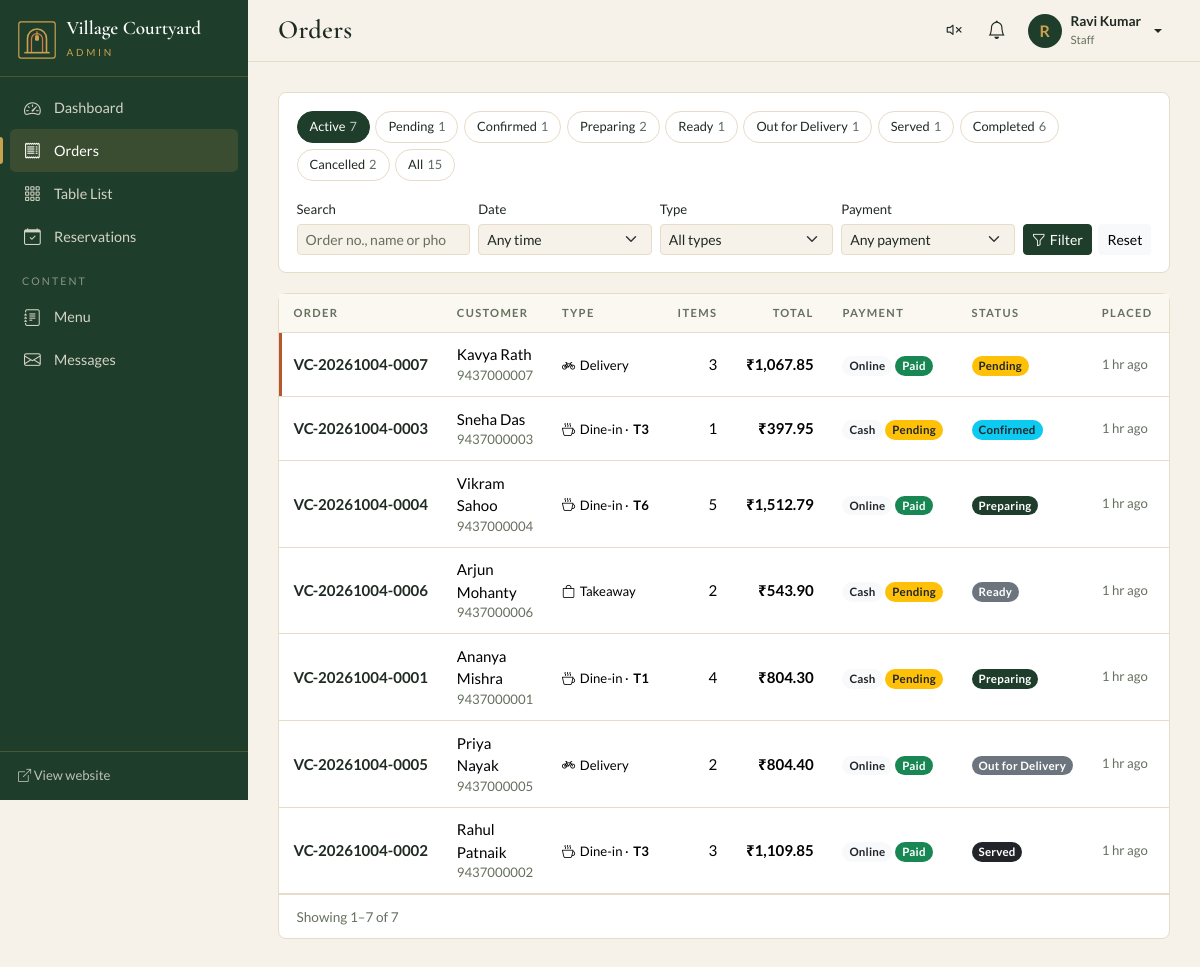
Page /backend/admin/orders.php (signed in) on the committed database.
### tables this page shows
CREATE TABLE users (
  id                    INT UNSIGNED AUTO_INCREMENT PRIMARY KEY,
  role_id               TINYINT UNSIGNED NOT NULL,
  name                  VARCHAR(100) NOT NULL,
  email                 VARCHAR(150) NOT NULL UNIQUE,
  phone                 VARCHAR(20)  NULL,
  password_hash         VARCHAR(255) NOT NULL,
  avatar                VARCHAR(255) NULL,
  is_active             TINYINT(1) NOT NULL DEFAULT 1,
  force_password_change TINYINT(1) NOT NULL DEFAULT 0,
  last_login_at         DATETIME NULL,
  last_login_ip         VARCHAR(45) NULL,
  created_at            TIMESTAMP DEFAULT CURRENT_TIMESTAMP,
  updated_at            TIMESTAMP DEFAULT CURRENT_TIMESTAMP ON UPDATE CURRENT_TIMESTAMP,
  CONSTRAINT fk_users_role FOREIGN KEY (role_id) REFERENCES roles(id),
  INDEX idx_users_role (role_id)
);

CREATE TABLE roles (
  id          TINYINT UNSIGNED AUTO_INCREMENT PRIMARY KEY,
  slug        VARCHAR(40)  NOT NULL UNIQUE,           
  name        VARCHAR(80)  NOT NULL,
  description VARCHAR(255) NULL,
  created_at  TIMESTAMP DEFAULT CURRENT_TIMESTAMP
);

CREATE TABLE orders (
  id               INT UNSIGNED AUTO_INCREMENT PRIMARY KEY,
  order_number     VARCHAR(20) NOT NULL UNIQUE,           
  customer_name    VARCHAR(100) NOT NULL,
  customer_phone   VARCHAR(20)  NOT NULL,
  customer_email   VARCHAR(150) NULL,
  order_type       ENUM('delivery','takeaway','dine_in') NOT NULL,
  table_id         SMALLINT UNSIGNED NULL,
  delivery_address TEXT NULL,
  notes            VARCHAR(500) NULL,
  subtotal         DECIMAL(10,2) NOT NULL,
  discount         DECIMAL(10,2) NOT NULL DEFAULT 0,
  coupon_id        SMALLINT UNSIGNED NULL,
  tax_percent      DECIMAL(5,2)  NOT NULL DEFAULT 0,
  tax_amount       DECIMAL(10,2) NOT NULL DEFAULT 0,
  delivery_charge  DECIMAL(10,2) NOT NULL DEFAULT 0,
  total            DECIMAL(10,2) NOT NULL,
  payment_method   ENUM('razorpay','cod') NOT NULL,
  payment_status   ENUM('pending','paid','failed','refunded') NOT NULL DEFAULT 'pending',
  status           ENUM('pending','confirmed','preparing','ready','out_for_delivery','served','completed','cancelled') NOT NULL DEFAULT 'pending',
  is_seen          TINYINT(1) NOT NULL DEFAULT 0,         
  ip_address       VARCHAR(45) NULL,
  created_at       TIMESTAMP DEFAULT CURRENT_TIMESTAMP,
  updated_at       TIMESTAMP DEFAULT CURRENT_TIMESTAMP ON UPDATE CURRENT_TIMESTAMP,
  CONSTRAINT fk_order_table  FOREIGN KEY (table_id)  REFERENCES restaurant_tables(id) ON DELETE SET NULL,
  CONSTRAINT fk_order_coupon FOREIGN KEY (coupon_id) REFERENCES coupons(id) ON DELETE SET NULL,
  INDEX idx_order_status (status),
  INDEX idx_order_created (created_at),
  INDEX idx_order_phone (customer_phone),
  INDEX idx_order_table_status (table_id, status),
  INDEX idx_order_seen (is_seen)
);

CREATE TABLE restaurant_tables (
  id           SMALLINT UNSIGNED AUTO_INCREMENT PRIMARY KEY,
  table_number VARCHAR(10) NOT NULL UNIQUE,
  capacity     TINYINT UNSIGNED NOT NULL DEFAULT 4,
  location     VARCHAR(50) NULL,                        
  status       ENUM('available','occupied','reserved') NOT NULL DEFAULT 'available',
  is_active    TINYINT(1) NOT NULL DEFAULT 1,
  created_at   TIMESTAMP DEFAULT CURRENT_TIMESTAMP
);

### backend/admin/orders.php (the view, shortened to what the rows shown need)
<?php
require __DIR__ . '/../includes/bootstrap.php';
require __DIR__ . '/includes/admin.php';
$user = require_permission('orders.view');
$canUpdate = can('orders.update');
$status  = (string) ($_GET['status'] ?? 'active');
$showUnpaid = is_super_admin() && !empty($_GET['unpaid']);
$where  = [$showUnpaid ? '1=1' : ORDER_VISIBLE_SQL];
$params = [];
if ($status === 'active') {
    $where[] = "o.status IN ('" . implode("','", ACTIVE_ORDER_STATUSES) . "')";
} elseif (isset(ORDER_STATUSES[$status])) {
    $where[] = 'o.status = ?'; $params[] = $status;
} else {
    $status = 'all';
}
$whereSql = implode(' AND ', $where);
$total    = (int) db_value("SELECT COUNT(*) FROM orders o WHERE $whereSql", $params);
$page     = max(1, min((int) ($_GET['page'] ?? 1), max(1, (int) ceil($total / PER_PAGE))));
$orders   = db_all(
    "SELECT o.*, t.table_number,
            (SELECT SUM(quantity) FROM order_items WHERE order_id = o.id) AS item_count
       FROM orders o LEFT JOIN restaurant_tables t ON t.id = o.table_id
      WHERE $whereSql
      ORDER BY (o.status = 'pending') DESC, o.created_at DESC
      LIMIT " . PER_PAGE . ' OFFSET ' . (($page - 1) * PER_PAGE),
    $params
);
function primary_next(array $o): ?array
{
    $map = [
        'pending'          => ['confirmed', 'Confirm'],
        'confirmed'        => ['preparing', 'Start preparing'],
        'preparing'        => ['ready', 'Mark ready'],
        'ready'            => match ($o['order_type']) {
            'delivery' => ['out_for_delivery', 'Send out'],
            'dine_in'  => ['served', 'Served'],
            default    => ['completed', 'Picked up'],
        },
        'out_for_delivery' => ['completed', 'Delivered'],
        'served'           => ['completed', 'Complete'],
    ];
    $next = $map[$o['status']] ?? null;
    return $next;
}
function orders_list_html(array $orders, int $total, int $page, bool $canUpdate): string
{
    if (!$orders): ?>
      <div class="empty-state"><i class="bi bi-inboxes"></i>No orders match these filters.</div>
    <?php else: ?>
      <div class="table-responsive">
        <table class="table table-hover align-middle">
          <thead><tr>
            <th>Order</th><th>Customer</th><th>Type</th><th class="text-end">Items</th><th class="text-end">Total</th>
            <th>Payment</th><th>Status</th><th>Placed</th><?php if ($canUpdate): ?><th class="text-end">Next step</th><?php endif; ?>
          </tr></thead>
          <tbody>
          <?php foreach ($orders as $o): $next = primary_next($o); ?>
            <tr class="<?= (int) $o['is_seen'] === 0 && $o['status'] !== 'cancelled' ? 'unseen' : '' ?>" data-id="<?= (int) $o['id'] ?>">
              <td><a class="order-no" href="order.php?id=<?= (int) $o['id'] ?>"><?= e($o['order_number']) ?></a></td>
              <td><?= e($o['customer_name']) ?><small class="d-block text-muted tabular"><?= e($o['customer_phone']) ?></small></td>
              <td><span class="type-chip"><i class="bi <?= order_type_icon($o['order_type']) ?>"></i><?= e(order_type_label($o['order_type'])) ?><?= $o['table_number'] ? ' · <b>' . e($o['table_number']) . '</b>' : '' ?></span></td>
              <td class="text-end tabular"><?= (int) $o['item_count'] ?></td>
              <td class="text-end tabular fw-bold"><?= money($o['total']) ?></td>
              <td class="text-nowrap"><?= status_badge($o['payment_method']) ?> <?= status_badge($o['payment_status'], ucfirst($o['payment_status'])) ?></td>
              <td><?= status_badge($o['status']) ?></td>
              <td class="small text-muted text-nowrap" title="<?= e(format_datetime($o['created_at'])) ?>"><?= e(time_ago($o['created_at'])) ?></td>
              <?php if ($canUpdate): ?>
              <td class="text-end">
              </td>
              <?php endif; ?>
            </tr>
          <?php endforeach; ?>
          </tbody>
        </table>
      </div>
    <?php endif; ?>
    <?php
    return (string) ob_get_clean();
}
admin_header('Orders', 'orders.php');
?>
<section class="panel" id="ordersList" data-page="<?= $page ?>">
  <?= orders_list_html($orders, $total, $page, $canUpdate) ?>
</section>
<?php admin_footer(['js/orders.js']);

### backend/admin/includes/admin.php (shortened to what the rows shown need)
<?php
function admin_asset(string $path): string
{
    $file = __DIR__ . '/../assets/' . ltrim($path, '/');
    $ver  = is_file($file) ? filemtime($file) : 1;
    return admin_url('assets/' . ltrim($path, '/')) . '?v=' . $ver;
}
function status_badge(string $status, ?string $label = null): string
{
    $label ??= match ($status) {
        'cod'      => 'Cash',
        'razorpay' => 'Online',
        'dine_in'  => 'Dine-in',
        default    => order_status_label($status),
    };
    return '<span class="badge status-badge ' . e(status_badge_class($status)) . '">' . e($label) . '</span>';
}
function order_type_label(string $type): string
{
    return ['delivery' => 'Delivery', 'takeaway' => 'Takeaway', 'dine_in' => 'Dine-in'][$type] ?? $type;
}
function order_type_icon(string $type): string
{
    return ['delivery' => 'bi-bicycle', 'takeaway' => 'bi-bag', 'dine_in' => 'bi-cup-hot'][$type] ?? 'bi-receipt';
}
function latest_visible_order_id(): int
{
    return (int) db_value('SELECT COALESCE(MAX(o.id), 0) FROM orders o WHERE ' . ORDER_VISIBLE_SQL);
}
function admin_header(string $title, string $activeUrl = '', array $options = []): void
{
    $user     = current_user();
    $siteName = (string) setting('site_name', APP_NAME);
    $menu     = $user ? admin_menu() : [];
    $bare     = !empty($options['bare']);
    $canPoll  = $user && !$bare && !(int) $user['force_password_change'] && can('orders.view');
    ?>
<!doctype html>
<html lang="en">
<head>
  <link rel="stylesheet" href="<?= e(admin_asset('vendor/bootstrap/bootstrap.min.css')) ?>">
  <link rel="stylesheet" href="<?= e(admin_asset('vendor/bootstrap-icons/bootstrap-icons.min.css')) ?>">
  <link rel="stylesheet" href="<?= e(admin_asset('css/admin.css')) ?>">
</head>
<body class="<?= $bare ? 'admin-bare' : 'admin' ?>"
      data-base="<?= e(admin_url('')) ?>"
      <?php if ($canPoll): ?>data-poll="1" data-last-order="<?= latest_visible_order_id() ?>"<?php endif; ?>>
<?php if ($bare): ?>
<main class="bare-main">
<?php else: ?>
<div class="admin-shell">
  <aside class="sidebar offcanvas-lg offcanvas-start" tabindex="-1" id="sidebar" aria-label="Admin navigation">
    <div class="sidebar-brand">
      <a href="<?= e(admin_url('index.php')) ?>" class="brand-link">
        <?= admin_logo_svg() ?>
        <span><b><?= e($siteName) ?></b><small>Admin</small></span>
      </a>
    </div>
    <nav class="sidebar-nav">
      <?php foreach ($menu as $item): ?>
        <?php if (isset($item['heading'])): ?>
          <div class="nav-heading"><?= e($item['heading']) ?></div>
        <?php else:
            $exists = is_file(__DIR__ . '/../' . $item['url']);
            $active = $item['url'] === $activeUrl; ?>
          <?php if ($exists): ?>
            <a class="nav-item<?= $active ? ' active' : '' ?>" href="<?= e(admin_url($item['url'])) ?>"<?= $active ? ' aria-current="page"' : '' ?>>
              <i class="bi <?= e($item['icon']) ?>" aria-hidden="true"></i><span><?= e($item['label']) ?></span>
            </a>
          <?php else: ?>
            <span class="nav-item disabled" title="Built in the next stage">
              <i class="bi <?= e($item['icon']) ?>" aria-hidden="true"></i><span><?= e($item['label']) ?></span><span class="nav-soon">Soon</span>
            </span>
          <?php endif; ?>
        <?php endif; ?>
      <?php endforeach; ?>
    </nav>
    <div class="sidebar-foot">
      <a href="<?= e(FRONTEND_URL ?: '/') ?>" target="_blank" rel="noopener"><i class="bi bi-box-arrow-up-right"></i> View website</a>
    </div>
  </aside>
  <div class="admin-main">
    <header class="topbar">
      <h1 class="page-title"><?= e($title) ?></h1>
      <div class="topbar-actions">
        <?php if ($canPoll): ?>
          <button class="btn btn-icon" type="button" id="soundToggle" aria-pressed="false" title="New-order sound is off. Click to turn on.">
            <i class="bi bi-volume-mute"></i><span class="visually-hidden">Toggle new-order sound</span>
          </button>
          <a class="btn btn-icon position-relative" href="<?= e(admin_url('orders.php?seen=0')) ?>" title="New orders">
            <i class="bi bi-bell"></i><span class="bell-dot" id="bellCount" hidden></span><span class="visually-hidden">New orders</span>
          </a>
        <?php endif; ?>
        <div class="dropdown">
          <button class="btn user-btn dropdown-toggle" type="button" data-bs-toggle="dropdown" aria-expanded="false">
            <span class="avatar"><?= e(mb_strtoupper(mb_substr($user['name'] ?? '?', 0, 1))) ?></span>
            <span class="d-none d-sm-inline user-meta"><b><?= e($user['name'] ?? '') ?></b><small><?= e($user['role_name'] ?? '') ?></small></span>
          </button>
        </div>
      </div>
    </header>
    <main id="main" class="content">
<?php endif; ?>
    <?php
}
function admin_footer(array $scripts = []): void
{
    $bare = !empty($GLOBALS['__admin_bare']);
    ?>
<?php if (!$bare): ?>
    </main>
  </div>
</div>
<?php else: ?>
</main>
<?php endif; ?>
</body>
</html>
    <?php
}
function admin_logo_svg(int $size = 38): string
{
    return '<svg class="brand-mark" width="' . $size . '" height="' . $size . '" viewBox="0 0 48 48" aria-hidden="true">'
        . '<rect x="1" y="1" width="46" height="46" rx="3" fill="none" stroke="#C9A24D" stroke-width="1.5"/>'
        . '<path d="M12 40V22a12 12 0 0 1 24 0v18" fill="none" stroke="#C9A24D" stroke-width="2"/>'
        . '<path d="M17 40V23a7 7 0 0 1 14 0v17" fill="none" stroke="#D9774A" stroke-width="1.6"/>'
        . '<path d="M24 13v5" stroke="#C9A24D" stroke-width="1.4"/><rect x="21.5" y="18" width="5" height="7" rx="1.5" fill="#C9A24D"/>'
        . '<path d="M8 40h32" stroke="#C9A24D" stroke-width="2"/></svg>';
}

### rows in the picture
users: name "R", name "Ravi Kumar", role.name "Staff"
orders: order_number "VC-20261004-0007", customer_name "Kavya Rath", customer_phone "9437000007", order_type "Delivery", item_count "3", total "₹1,067.85", label "Online Paid Pending", created_at "1 hr ago"
orders: order_number "VC-20261004-0003", customer_name "Sneha Das", customer_phone "9437000003", order_type "Dine-in", table.table_number "T3", item_count "1", total "₹397.95", label "Cash Pending Confirmed", created_at "1 hr ago"
orders: order_number "VC-20261004-0004", customer_name "Vikram Sahoo", customer_phone "9437000004", order_type "Dine-in", table.table_number "T6", item_count "5", total "₹1,512.79", label "Online Paid Preparing", created_at "1 hr ago"
orders: order_number "VC-20261004-0006", customer_name "Arjun Mohanty", customer_phone "9437000006", order_type "Takeaway", item_count "2", total "₹543.90", label "Cash Pending Ready", created_at "1 hr ago"
orders: order_number "VC-20261004-0001", customer_name "Ananya Mishra", customer_phone "9437000001", order_type "Dine-in", table.table_number "T1", item_count "4", total "₹804.30", label "Cash Pending Preparing", created_at "1 hr ago"
orders: order_number "VC-20261004-0005", customer_name "Priya Nayak", customer_phone "9437000005", order_type "Delivery", item_count "2", total "₹804.40", label "Online Paid Out for Delivery", created_at "1 hr ago"
orders: order_number "VC-20261004-0002", customer_name "Rahul Patnaik", customer_phone "9437000002", order_type "Dine-in", table.table_number "T3", item_count "3", total "₹1,109.85", label "Online Paid Served", created_at "1 hr ago"

### other values in the picture
$siteName "Village Courtyard"
$item['label'] "Dashboard"
$item['label'] "Orders"
$item['label'] "Table List"
$item['label'] "Reservations"
$item['heading'] "CONTENT"
$item['label'] "Menu"
$item['label'] "Messages"
$title "Orders"
$label "Active"
$count "7"
$label "Pending"
$count "1"
$label "Confirmed"
$label "Preparing"
